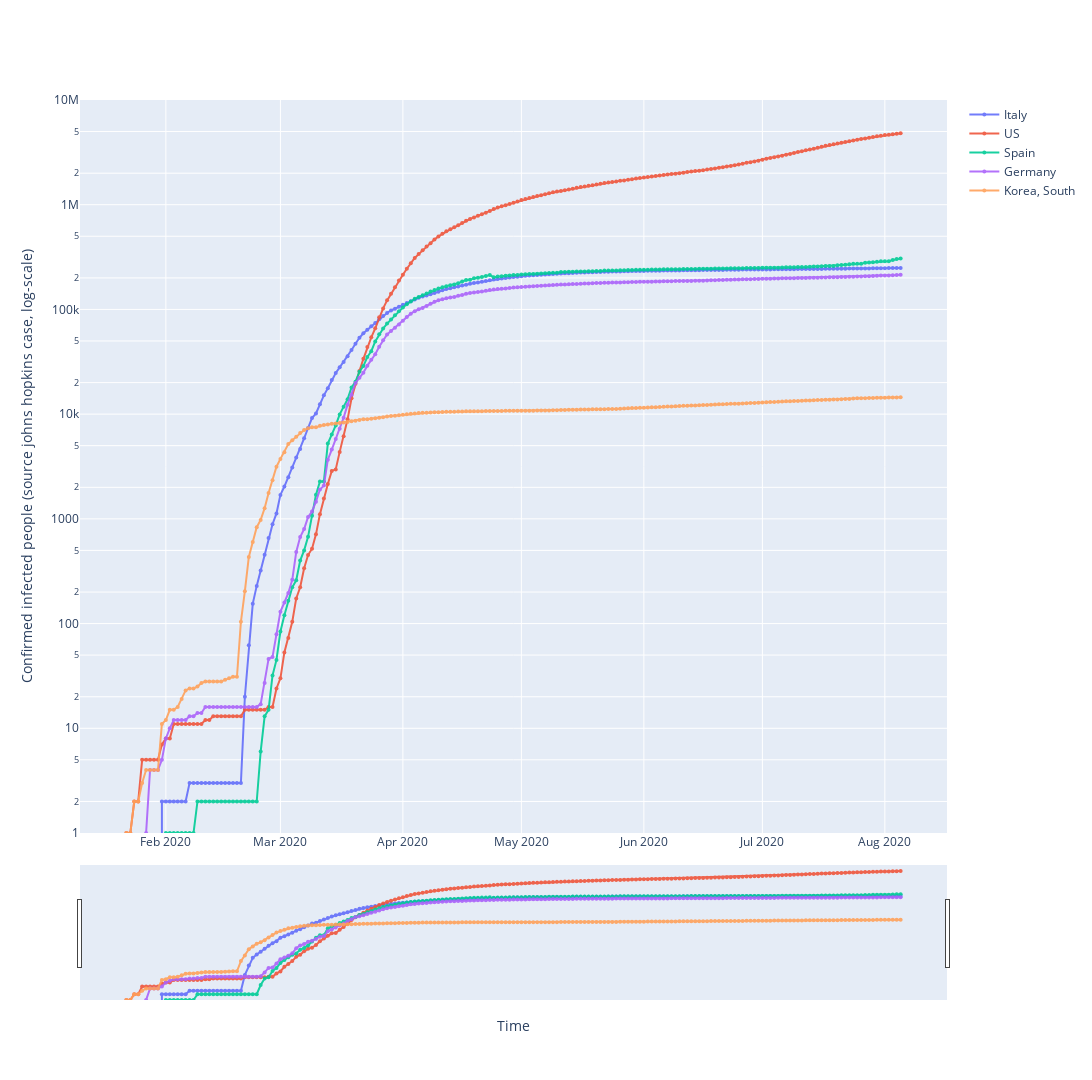

The notebook cell this image was saved under:
### Code cell
# defines how to plot individual trace
fig = go.Figure()
for each in country_list:
    fig.add_trace(go.Scatter(x=df_plot.date,
                            y=df_plot[each],
                            mode = "markers+lines",
                            name = each,
                            line_width = 2,
                            marker_size = 4,
                            opacity = 0.9                             
                            )
                 )

# defines the overall layout properties
fig.update_layout(
    width = 1000, # 1600
    height = 800, # 1200
    xaxis_title = "Time",
    yaxis_title = "Confirmed infected people (source johns hopkins case, log-scale)"
    )
fig.update_yaxes(type="log", range=[0, 7])

fig.update_layout(xaxis_rangeslider_visible = True)
#fig.show(renderer='firefox')

### Figure 1 — Plotly figure (JSON) as saved in the notebook; plotly's stock layout.template omitted (floating-point values rounded to 4 significant figures; data arrays with more than 128 entries replaced by an {"elided": "..."} marker saying what was removed)
{"data": [{"line": {"width": 2}, "marker": {"size": 4}, "mode": "markers+lines", "name": "Italy", "opacity": 0.9, "type": "scatter", "x": {"elided": "197 str values"}, "y": {"elided": "197 int values"}}, {"line": {"width": 2}, "marker": {"size": 4}, "mode": "markers+lines", "name": "US", "opacity": 0.9, "type": "scatter", "x": {"elided": "197 str values"}, "y": {"elided": "197 int values"}}, {"line": {"width": 2}, "marker": {"size": 4}, "mode": "markers+lines", "name": "Spain", "opacity": 0.9, "type": "scatter", "x": {"elided": "197 str values"}, "y": {"elided": "197 int values"}}, {"line": {"width": 2}, "marker": {"size": 4}, "mode": "markers+lines", "name": "Germany", "opacity": 0.9, "type": "scatter", "x": {"elided": "197 str values"}, "y": {"elided": "197 int values"}}, {"line": {"width": 2}, "marker": {"size": 4}, "mode": "markers+lines", "name": "Korea, South", "opacity": 0.9, "type": "scatter", "x": {"elided": "197 str values"}, "y": {"elided": "197 int values"}}], "layout": {"height": 1080, "width": 1920, "xaxis": {"rangeslider": {"visible": true}, "title": {"text": "Time"}}, "yaxis": {"range": [0, 7], "title": {"text": "Confirmed infected people (source johns hopkins case, log-scale)"}, "type": "log"}}}
